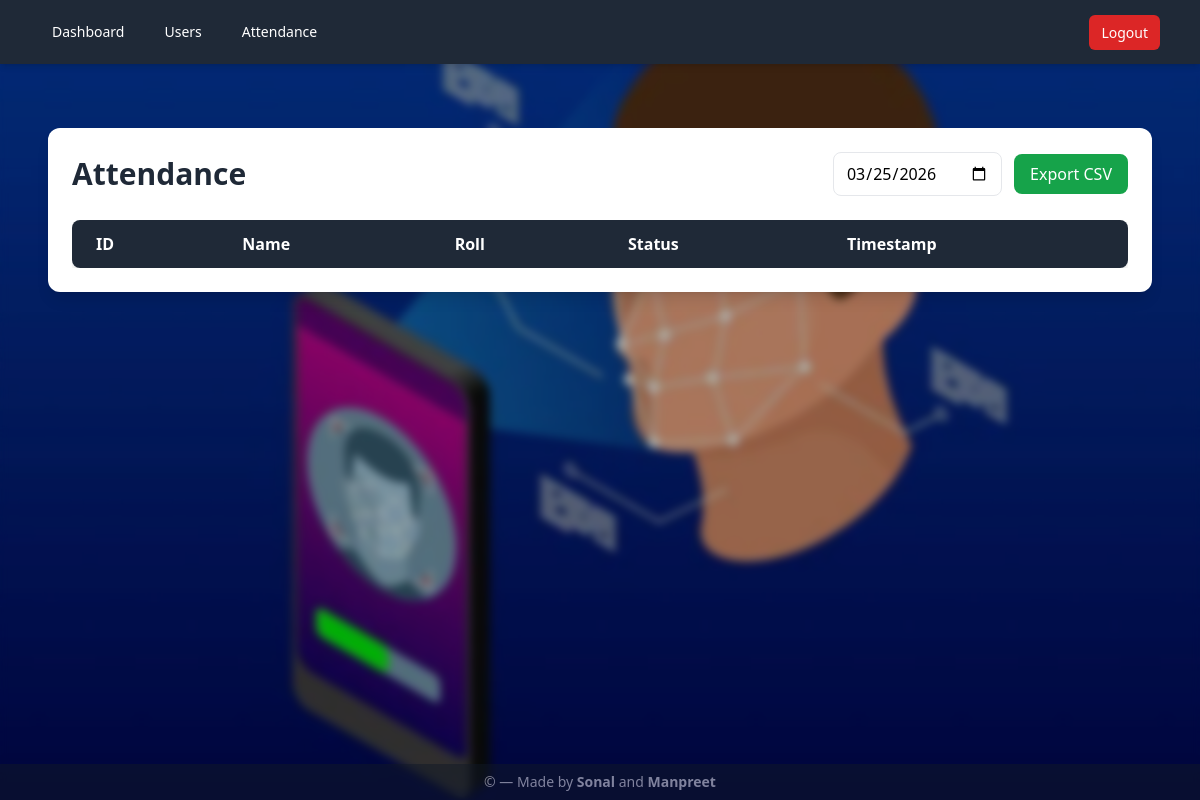
Before: /attendance (signed in) with the older database file.
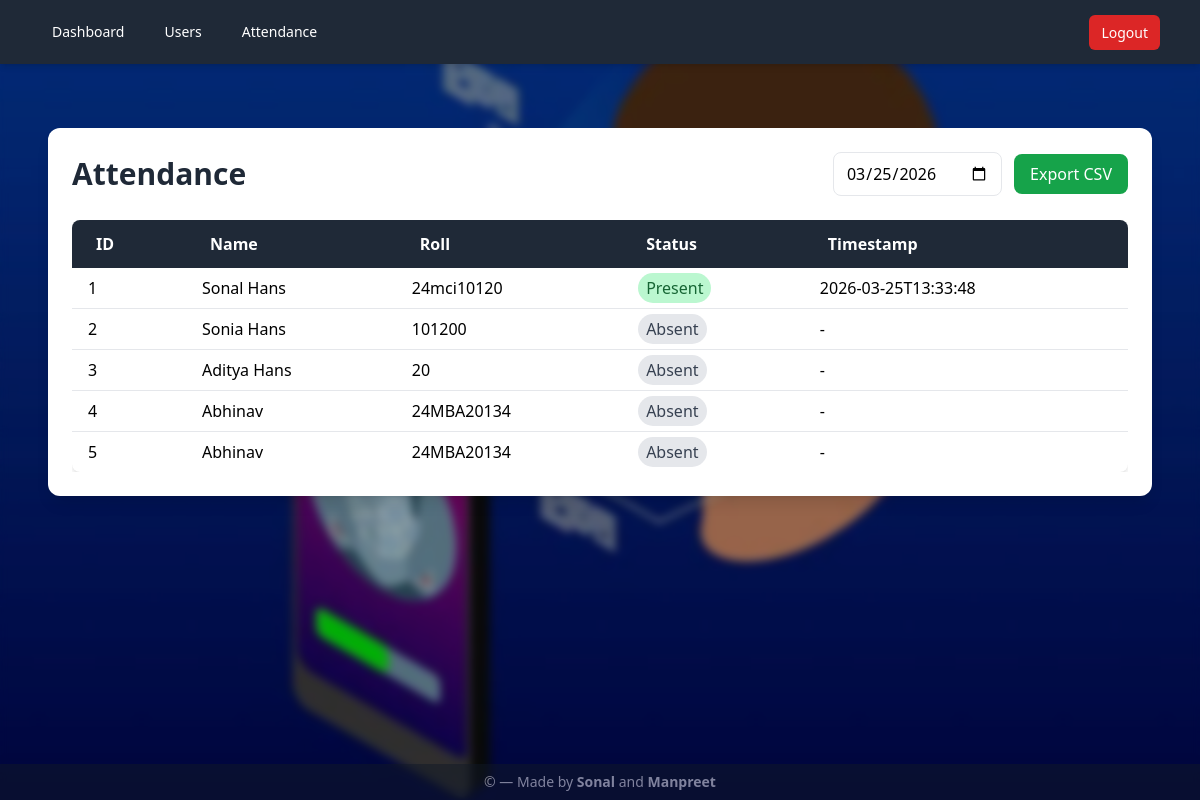
After: the same page with the newer database file.
### tables this page shows
CREATE TABLE users (
            id INTEGER PRIMARY KEY AUTOINCREMENT,
            name TEXT NOT NULL,
            roll TEXT,
            email TEXT
        , admin_username TEXT);

CREATE TABLE attendance (
            id INTEGER PRIMARY KEY AUTOINCREMENT,
            user_id INTEGER NOT NULL,
            date TEXT NOT NULL,
            status TEXT NOT NULL,
            timestamp TEXT NOT NULL,
            FOREIGN KEY(user_id) REFERENCES users(id)
        );

### app.py (the view)
@app.route("/attendance")
@admin_required
def attendance_view():
    current_admin = request.cookies.get("admin")
    date_q = request.args.get("date", datetime.date.today().isoformat())
    conn = get_db()
    cur = conn.cursor()
    cur.execute("SELECT * FROM users WHERE admin_username=? ORDER BY id", (current_admin,))
    users = cur.fetchall()
    cur.execute("SELECT a.* FROM attendance a JOIN users u ON a.user_id = u.id WHERE u.admin_username=? AND a.date=?", (current_admin, date_q))
    rows = {r["user_id"]: r for r in cur.fetchall()}
    conn.close()
    return render_template("attendance_view.html", users=users, rows=rows, date=date_q)

### app.py (called while the page is built)
def get_db():
    conn = sqlite3.connect(DB_PATH)
    conn.row_factory = sqlite3.Row
    return conn

def admin_required(fn):
    @wraps(fn)
    def wrapper(*args, **kwargs):
        if not request.cookies.get("admin"):
            return redirect(url_for("login"))
        return fn(*args, **kwargs)
    return wrapper

### templates/attendance_view.html
{% extends "layout.html" %} {% block content %}
<div class="max-w-7xl mx-auto mt-10 p-6 bg-white rounded-xl shadow-lg">
  <div class="flex items-center justify-between mb-6">
    <h1 class="text-3xl font-bold text-gray-800">Attendance</h1>
    <form action="{{ url_for('attendance_export') }}" method="GET">
      <input
        type="date"
        name="date"
        value="{{ date }}"
        class="px-3 py-2 border rounded-lg mr-2"
      />
      <button
        type="submit"
        class="px-4 py-2 bg-green-600 text-white rounded-lg hover:bg-green-700 transition"
      >
        Export CSV
      </button>
    </form>
  </div>
  <div class="overflow-x-auto">
    <table class="min-w-full bg-white rounded-lg shadow-md overflow-hidden">
      <thead class="bg-gray-800 text-white">
        <tr>
          <th class="py-3 px-6 text-left">ID</th>
          <th class="py-3 px-6 text-left">Name</th>
          <th class="py-3 px-6 text-left">Roll</th>
          <th class="py-3 px-6 text-left">Status</th>
          <th class="py-3 px-6 text-left">Timestamp</th>
        </tr>
      </thead>
      <tbody class="divide-y divide-gray-200">
        {% for user in users %} {% set row = rows.get(user.id) %}
        <tr class="hover:bg-gray-100 transition">
          <td class="py-2 px-4">{{ user.id }}</td>
          <td class="py-2 px-4">{{ user.name }}</td>
          <td class="py-2 px-4">{{ user.roll or '-' }}</td>
          <td class="py-2 px-4">
            {% if row %}
            <span
              class="px-2 py-1 rounded-full {% if row['status'] == 'present' %}bg-green-200 text-green-800 {% else %}bg-red-200 text-red-800{% endif %}"
            >
              {{ row['status'] | capitalize }}
            </span>
            {% else %}
            <span class="px-2 py-1 rounded-full bg-gray-200 text-gray-700">
              Absent
            </span>
            {% endif %}
          </td>
          <td class="py-2 px-4">{{ row['timestamp'][:19] if row else '-' }}</td>
        </tr>
        {% endfor %}
      </tbody>
    </table>
  </div>
</div>
{% endblock %}

Changed rows visible on the page:
now on this page (row edited): users: id "1", name "Sonal Hans", roll "24mci10120"
added attendance: status "Present", timestamp "2026-03-25T13:33:48"
now on this page (row edited): users: id "2", name "Sonia Hans", roll "101200", shows "Absent", row "-"
now on this page (row edited): users: id "3", name "Aditya Hans", roll "20", shows "Absent", row "-"
now on this page (row edited): users: id "4", name "Abhinav", roll "24MBA20134", shows "Absent", row "-"
now on this page (row edited): users: id "5", name "Abhinav", roll "24MBA20134", shows "Absent", row "-"
